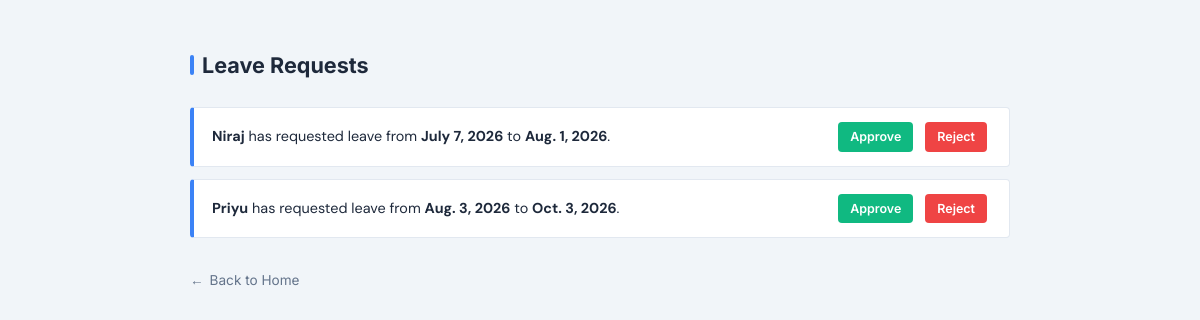
The page /leave/list/ (signed in) on the database its author committed.
### employees/models.py (models this page shows, shortened)
class LeaveRequest(models.Model):
    STATUS_CHOICE=(
        ('Pending',"Pending"),
        ('Approved','Approved'),
        ('Rejected','Rejected'),
    )
    employee=models.ForeignKey(Employee,on_delete=models.CASCADE,related_name='leave_request')
    leave_type=models.CharField(max_length=100)
    start_date=models.DateField()
    end_date=models.DateField()
    reason=models.TextField()
    status=models.CharField(max_length=100,choices=STATUS_CHOICE,default='Pending')
    created_at=models.DateTimeField(auto_now_add=True)

class Employee(models.Model):
    name=models.CharField(max_length=100)
    email=models.EmailField()
    department=models.TextField()
    joining_date=models.DateField()

### employees/views.py (the view)
# urls.py: path('leave/list/',views.leave_list,name='leave_list'),
@login_required
def leave_list(request):
    leaves=LeaveRequest.objects.all()
    return render(request,'leave_list.html',{'leaves':leaves})

### employees/templates/leave_list.html (shortened to what this page needs)
<!DOCTYPE html>
<html lang="en">
{% load static %}
<head>
    <link rel="stylesheet" href="{% static 'style.css' %}">
</head>
<body>
<div class="leave-list-wrapper">
    <div class="form-page-header">
        <h2>Leave Requests</h2>
    </div>
    {% for leave in leaves %}
    <div class="leave-item">
        <span>
            <strong>{{ leave.employee.name }}</strong> has requested leave from
            <strong>{{ leave.start_date }}</strong> to <strong>{{ leave.end_date }}</strong>.
        </span>
        {% if user.is_staff %}
        <div class="leave-actions">
            <a href="{% url 'approve_leave' leave.id %}" class="action-btn btn-approve">Approve</a>
            <a href="{% url 'reject_leave' leave.id %}" class="action-btn btn-reject">Reject</a>
        </div>
        {% endif %}
    </div>
    {% empty %}
    <div class="leave-item" style="border-left-color: var(--color-border);">
        <span style="color: var(--color-text-muted); font-style: italic;">No leave requests found.</span>
    </div>
    {% endfor %}
    <a href="{% url 'home' %}" class="back-link">Back to Home</a>
</div>
</body>
</html>

### employees/static/style.css (style rules this page uses)
:root { --color-bg: #f1f5f9; --color-surface: #ffffff; --color-border: #e2e8f0; --color-text: #1e293b; --color-text-muted: #64748b; --color-primary: #3b82f6; --color-primary-dark:#2563eb; --color-approved: #10b981; --color-rejected: #ef4444; --color-pending: #f59e0b; --color-admin: #8b5cf6; --color-danger: #dc2626; --font-ui: 'Inter', sans-serif; --font-body: 'DM Sans', sans-serif; --radius: 8px; --radius-sm: 4px; --shadow-sm: 0 1px 3px rgba(0,0,0,.08), 0 1px 2px rgba(0,0,0,.06); --shadow-md: 0 4px 12px rgba(0,0,0,.10); --transition: 150ms ease; }
*, *::before, *::after { box-sizing: border-box; margin: 0; padding: 0; }
body { font-family: var(--font-body); background-color: var(--color-bg); color: var(--color-text); line-height: 1.6; min-height: 100vh; }
a { color: var(--color-primary); text-decoration: none; transition: color var(--transition); }
h2 { font-family: var(--font-ui); font-size: 1.1rem; font-weight: 600; color: var(--color-text); margin-top: 40px; margin-bottom: 14px; text-transform: uppercase; letter-spacing: 0.04em; }
.action-btn { display: inline-block; padding: 5px 12px; border-radius: var(--radius-sm); font-family: var(--font-ui); font-size: 0.78rem; font-weight: 600; color: #fff; cursor: pointer; transition: opacity var(--transition), transform var(--transition); text-decoration: none; margin-right: 4px; }
.btn-approve { background: var(--color-approved); }
.btn-reject { background: var(--color-rejected); }
.form-page-header { margin-bottom: 24px; }
.form-page-header h2 { font-family: var(--font-ui); font-size: 1.35rem; font-weight: 700; text-transform: none; letter-spacing: 0; margin-top: 0; margin-bottom: 0; color: var(--color-text); display: flex; align-items: center; gap: 8px; }
.form-page-header h2::before { content: ''; display: inline-block; width: 4px; height: 1.25rem; background: var(--color-primary); border-radius: 3px; }
.back-link { display: inline-flex; align-items: center; gap: 6px; margin-top: 20px; font-family: var(--font-ui); font-size: 0.85rem; color: var(--color-text-muted); }
.back-link::before { content: '←'; }
.leave-list-wrapper { max-width: 860px; margin: 48px auto; padding: 0 20px; }
.leave-item { background: var(--color-surface); border: 1px solid var(--color-border); border-left: 4px solid var(--color-primary); border-radius: var(--radius-sm); padding: 14px 18px; margin-bottom: 12px; display: flex; align-items: center; justify-content: space-between; flex-wrap: wrap; gap: 10px; font-size: 0.9rem; }
.leave-item .leave-actions { display: flex; gap: 8px; }

### rows shown on the page
LeaveRequest: employee.name "Niraj", start_date "July 7, 2026", end_date "Aug. 1, 2026"
LeaveRequest: employee.name "Priyu", start_date "Aug. 3, 2026", end_date "Oct. 3, 2026"
